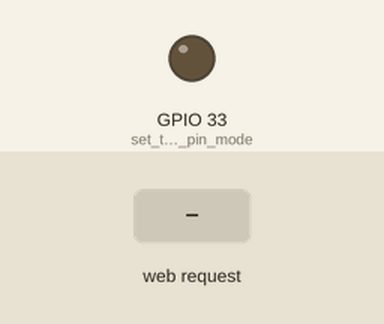
This sketch was run on a simulated ESP32. Shown: output pins drawn as LEDs (lit = HIGH). The test bench sets the inputs (shaded band). WiFi joins after 1.5 s; servers stay silent unless stated; what the sketch prints to the serial monitor is not drawn.

Above: at 2.7 s.
2.8 s: HTTP request GET /H received
At 3.3 s:
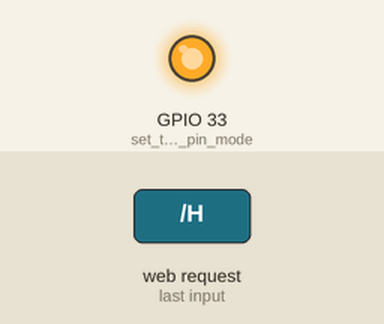
4.3 s: HTTP request GET /L received
At 5.6 s:
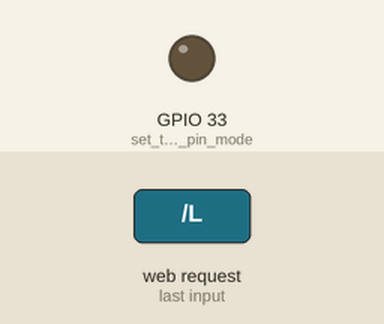
Timing chart, 0 to 7.3 s (numbered marks = the images above; inputs shaded):
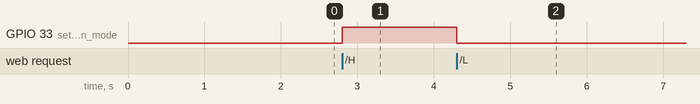

Measured:
- after the input at 2.8 s, GPIO 33 (set_the_LED_pin_mode): LOW → HIGH at once
- after the input at 4.3 s, GPIO 33 (set_the_LED_pin_mode): HIGH → LOW at once

The sketch:

SimpleWiFiServer_sitemanero.ino
```cpp
/*
 WiFi Web Server LED Blink

 A simple web server that lets you blink an LED via the web.
 This sketch will print the IP address of your WiFi Shield (once connected)
 to the Serial monitor. From there, you can open that address in a web browser
 to turn on and off the LED on pin 5.

 If the IP address of your shield is yourAddress:
 http://yourAddress/H turns the LED on
 http://yourAddress/L turns it off

 This example is written for a network using WPA encryption. For
 WEP or WPA, change the Wifi.begin() call accordingly.

 Circuit:
 * WiFi shield attached
 * LED attached to pin 5

 created for arduino 25 Nov 2012
 by Tom Igoe

ported for sparkfun esp32
31.01.2017 by Jan Hendrik Berlin

 */

#include <WiFi.h>

const char* ssid     = "ALPHA TANGO";
const char* password = "maris2318";

WiFiServer server(80);

void setup()
{
    Serial.begin(115200);
    pinMode(33, OUTPUT);      // set the LED pin mode

    delay(10);

    // We start by connecting to a WiFi network

    Serial.println();
    Serial.println();
    Serial.print("Connecting to ");
    Serial.println(ssid);

    WiFi.begin(ssid, password);

    while (WiFi.status() != WL_CONNECTED) {
        delay(500);
        Serial.print(".");
    }

    Serial.println("");
    Serial.println("WiFi connected.");
    Serial.println("IP address: ");
    Serial.println(WiFi.localIP());

    server.begin();

}

int value = 0;

void loop(){
 WiFiClient client = server.available();   // listen for incoming clients

  if (client) {                             // if you get a client,
    Serial.println("New Client.");           // print a message out the serial port
    String currentLine = "";                // make a String to hold incoming data from the client
    while (client.connected()) {            // loop while the client's connected
      if (client.available()) {             // if there's bytes to read from the client,
        char c = client.read();             // read a byte, then
        Serial.write(c);                    // print it out the serial monitor
        if (c == '\n') {                    // if the byte is a newline character

          // if the current line is blank, you got two newline characters in a row.
          // that's the end of the client HTTP request, so send a response:
          if (currentLine.length() == 0) {
            // HTTP headers always start with a response code (e.g. HTTP/1.1 200 OK)
            // and a content-type so the client knows what's coming, then a blank line:
            client.println("HTTP/1.1 200 OK");
            client.println("Content-type:text/html");
            client.println();

            // the content of the HTTP response follows the header:
            client.print("ola! Aqui voce controla sua casa");
            client.print("<br>");
            client.print("<html>");
            client.print("<head>");
            client.print("<title)>Curso HTML5 Essencial</title>");
            client.print("<style>");
            client.print("                figure {float:right; margin-left:15px; border:1px solid #999; padding:3px; margin-bottom:10px;}");
            client.print(" figcaption { background: #ddd; font-family: sans-serif; font-size: 11px; padding: 3px;}");
            client.print("        </style>");
            client.print("    </head>");
            client.print("    <body>");
            client.print("        <h1>Cafe Fontenebleu</h1>");
            client.print("        <h2>Um ambiente agrad&aacute;vel</h2>");
            client.print("        <h3>Prato do dia</h3>");
            client.print("<p>Cafe Fontenebleu's visionary chef leads the way in a culinary revolution. Proclaimed by many to be the best chef in the world today, Chef Bienni blends earthy seasonal flavors and bold ingredients to create exquisite contemporary cuisine. </p> <p>The name Cafe Fontenebleu comes from our first restaurant, located in a historic building on Fontenebleu Street in San Francisco, where we opened the doors in 1985. We've replicated the elegant interior, exceptional service, and world-class cuisine in our restaurants around the country.</p> <p>Come dine with us tonight </p> <p>Cafe Fontenebleu features a magical combination of excellent cuisine and musical entertainment. The finest pasta, seafood, veal and certified Angus steaks are served to you by the most talented waiters anywhere. Nightly entertainment features favorites from Broadway musical theatre, Grand Opera, and Neapolitan folk songs performed by our talented musical staff. Cafe Fontenebleu offers the largest selection of Italian wines in California, and is the proud recipient of numerous awards from Wine Tasting Magazine. We were selected as one of Southern California Magazine's top 200 restaurants for the last 8 years!</p> <p>Cafe Fontenebleu restaurant is music to your ears, be it an intimate dinner for 2 or a banquet for up to 200.</p>");
            client.print("Click <a href=\"/H\">here</a> to turn the LED on pin 5 on.<br>");
            client.print("Click <a href=\"/L\">here</a> to turn the LED on pin 5 off.<br>");
            client.print("</html>");
            client.print("</body>");

            // The HTTP response ends with another blank line:
            client.println();
            // break out of the while loop:
            break;
          } else {    // if you got a newline, then clear currentLine:
            currentLine = "";
          }
        } else if (c != '\r') {  // if you got anything else but a carriage return character,
          currentLine += c;      // add it to the end of the currentLine
        }

        // Check to see if the client request was "GET /H" or "GET /L":
        if (currentLine.endsWith("GET /H")) {
          digitalWrite(33, HIGH);               // GET /H turns the LED on
        }
        if (currentLine.endsWith("GET /L")) {
          digitalWrite(33, LOW);                // GET /L turns the LED off
        }
      }
    }
    // close the connection:
    client.stop();
    Serial.println("Client Disconnected.");
  }
}
```
